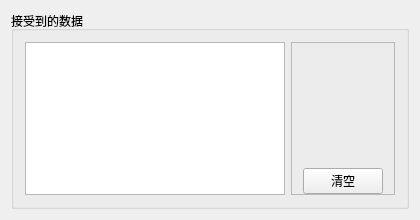
<?xml version="1.0" encoding="UTF-8"?>
<ui version="4.0">
 <class>Widget</class>
 <widget class="QWidget" name="Widget">
  <property name="geometry">
   <rect>
    <x>0</x>
    <y>0</y>
    <width>420</width>
    <height>220</height>
   </rect>
  </property>
  <property name="windowTitle">
   <string>WM_COPYDATA服务端</string>
  </property>
  <layout class="QHBoxLayout" name="horizontalLayout_2">
   <item>
    <widget class="QGroupBox" name="groupBox">
     <property name="contextMenuPolicy">
      <enum>Qt::DefaultContextMenu</enum>
     </property>
     <property name="title">
      <string>接受到的数据</string>
     </property>
     <layout class="QHBoxLayout" name="horizontalLayout">
      <item>
       <widget class="QListWidget" name="listWidget">
        <property name="font">
         <font>
          <family>Arial</family>
          <pointsize>9</pointsize>
         </font>
        </property>
       </widget>
      </item>
      <item>
       <widget class="QFrame" name="frame">
        <property name="frameShape">
         <enum>QFrame::StyledPanel</enum>
        </property>
        <property name="frameShadow">
         <enum>QFrame::Raised</enum>
        </property>
        <layout class="QVBoxLayout" name="verticalLayout">
         <property name="bottomMargin">
          <number>0</number>
         </property>
         <item>
          <spacer name="verticalSpacer">
           <property name="orientation">
            <enum>Qt::Vertical</enum>
           </property>
           <property name="sizeHint" stdset="0">
            <size>
             <width>20</width>
             <height>40</height>
            </size>
           </property>
          </spacer>
         </item>
         <item>
          <widget class="QPushButton" name="pushButton">
           <property name="text">
            <string>清空</string>
           </property>
          </widget>
         </item>
        </layout>
       </widget>
      </item>
     </layout>
    </widget>
   </item>
  </layout>
 </widget>
 <layoutdefault spacing="6" margin="11"/>
 <resources/>
 <connections/>
</ui>
